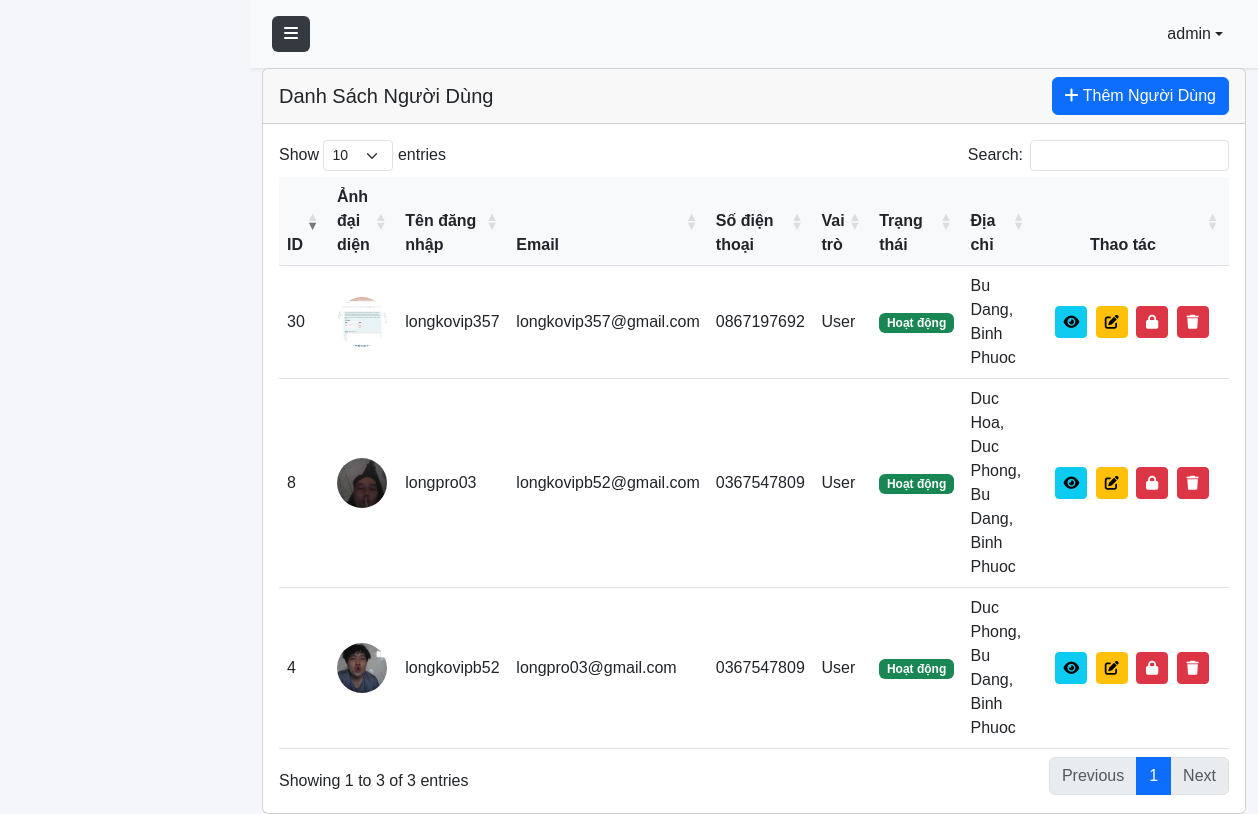
The page /admin/users.php (signed in) on the database as committed earlier.
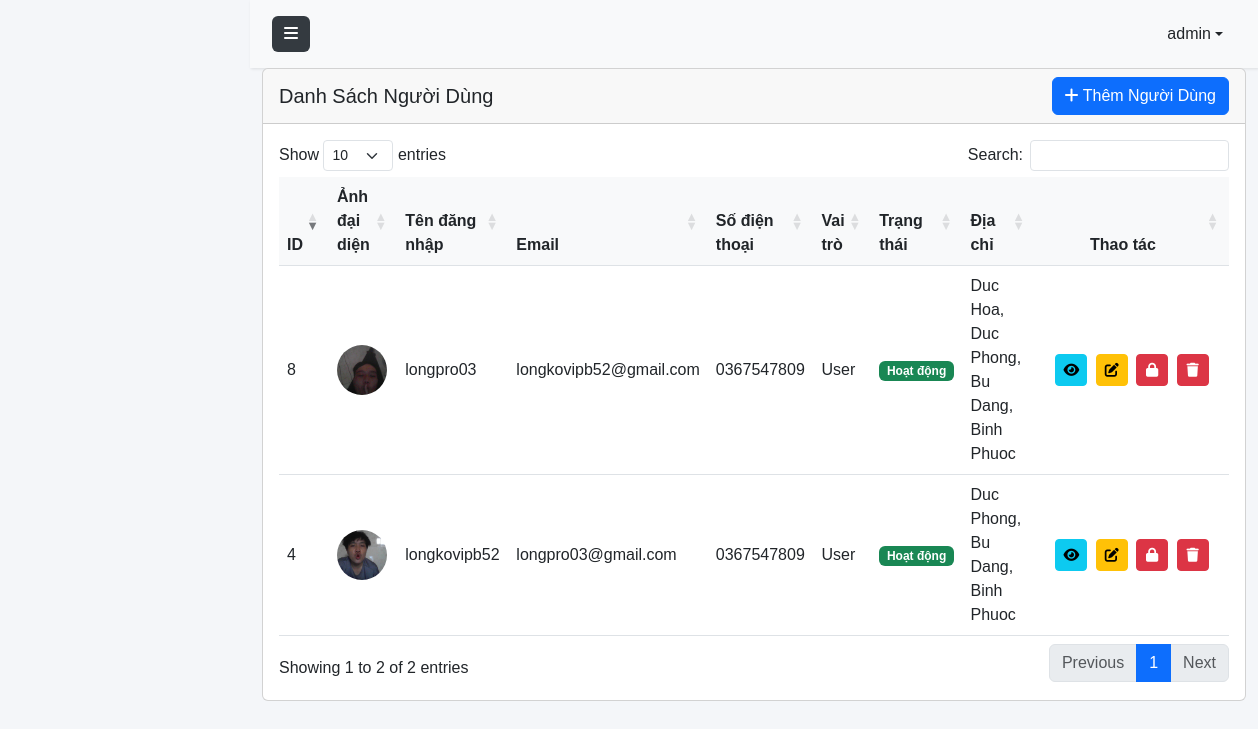
The same page on the database as committed later.
### tables this page shows
CREATE TABLE `account` (
  `account_id` int(11) NOT NULL,
  `username` varchar(50) NOT NULL,
  `password` text NOT NULL,
  `email` varchar(50) NOT NULL,
  `phone` varchar(50) NOT NULL,
  `id_role` int(11) NOT NULL,
  `address` varchar(200) DEFAULT NULL,
  `status` int(11) DEFAULT NULL,
  `login_attempts` int(11) DEFAULT 0,
  `locked_until` datetime DEFAULT NULL,
  `profile_image` varchar(255) DEFAULT NULL,
  `reputation_points` int(11) DEFAULT 100
);

### admin/users.php (the view, shortened to what this page needs)
<?php
$database = new Database();
$conn = $database->getConnection();
try {
    $stmt = $conn->query("SELECT * FROM account where id_role != 1 ORDER BY account_id DESC");
    $users = $stmt->fetchAll(PDO::FETCH_ASSOC);
} catch(PDOException $e) {
    $_SESSION['toast'] = [
        'message' => 'Lỗi khi lấy dữ liệu: ' . $e->getMessage(),
        'type' => 'error'
    ];
    $users = [];
}
?>
<!DOCTYPE html>
<html lang="vi">
<head>
    <link href="https://cdn.jsdelivr.net/npm/bootstrap@5.3.0/dist/css/bootstrap.min.css" rel="stylesheet">
    <link rel="stylesheet" href="https://cdnjs.cloudflare.com/ajax/libs/font-awesome/6.4.0/css/all.min.css">
    <link rel="stylesheet" href="https://cdn.datatables.net/1.13.7/css/dataTables.bootstrap5.min.css">
    <link rel="stylesheet" href="https://cdn.jsdelivr.net/npm/toastify-js/src/toastify.min.css">
    <link rel="stylesheet" href="../assets/css/admin.css">
    <link rel="stylesheet" href="../assets/css/toast.css">
</head>
<body>
    <div class="wrapper">
        <div id="content">
            <?php include 'includes/navbar.php'; ?>
            <div class="container-fluid">
                <div class="card">
                    <div class="card-header d-flex justify-content-between align-items-center">
                        <h5 class="card-title mb-0">Danh Sách Người Dùng</h5>
                        <button class="btn btn-primary" data-bs-toggle="modal" data-bs-target="#addUserModal">
                            <i class="fas fa-plus"></i> Thêm Người Dùng
                        </button>
                    </div>
                    <div class="card-body">
                        <div class="table-responsive">
                            <table class="table table-hover" id="usersTable">
                                <thead>
                                    <tr>
                                        <th>ID</th>
                                        <th>Ảnh đại diện</th>
                                        <th>Tên đăng nhập</th>
                                        <th>Email</th>
                                        <th>Số điện thoại</th>
                                        <th>Vai trò</th>
                                        <th>Trạng thái</th>
                                        <th>Địa chỉ</th>
                                        <th>Thao tác</th>
                                    </tr>
                                </thead>
                                <tbody>
                                    <?php if (!empty($users)): ?>
                                        <?php foreach ($users as $user): ?>
                                            <tr>
                                                <td><?php echo $user['account_id']; ?></td>
                                                <td>
                                                    <?php if ($user['profile_image']): ?>
                                                        <img src="../uploads/avatars/<?php echo $user['profile_image']; ?>"
                                                            class="rounded-circle"
                                                            alt="Avatar"
                                                            style="width: 50px; height: 50px; object-fit: cover;">
                                                    <?php endif; ?>
                                                </td>
                                                <td><?php echo htmlspecialchars($user['username']); ?></td>
                                                <td><?php echo htmlspecialchars($user['email']); ?></td>
                                                <td><?php echo htmlspecialchars($user['phone']); ?></td>
                                                <td>
                                                    <?php
                                                        echo ($user['id_role'] == 1) ? 'Admin' : 'User';
                                                    ?>
                                                </td>
                                                <td>
                                                    <?php if ($user['status'] == 1): ?>
                                                        <span class="badge bg-success">Hoạt động</span>
                                                    <?php else: ?>
                                                        <span class="badge bg-danger">Đã khóa</span>
                                                    <?php endif; ?>
                                                </td>
                                                <td><?php echo htmlspecialchars($user['address']); ?></td>
                                                <td>
                                                    <button class="btn btn-sm btn-info" onclick="viewUser(<?php echo $user['account_id']; ?>)">
                                                        <i class="fas fa-eye"></i>
                                                    </button>
                                                    <button class="btn btn-sm btn-warning" onclick="editUser(<?php echo $user['account_id']; ?>)">
                                                        <i class="fas fa-edit"></i>
                                                    </button>
                                                    <?php if ($user['status'] == 1): ?>
                                                        <button class="btn btn-sm btn-danger" onclick="toggleUserStatus(<?php echo $user['account_id']; ?>, 0)">
                                                            <i class="fas fa-lock"></i>
                                                        </button>
                                                    <?php else: ?>
                                                        <button class="btn btn-sm btn-success" onclick="toggleUserStatus(<?php echo $user['account_id']; ?>, 1)">
                                                            <i class="fas fa-lock-open"></i>
                                                        </button>
                                                    <?php endif; ?>
                                                    <button class="btn btn-sm btn-danger" onclick="deleteUser(<?php echo $user['account_id']; ?>)">
                                                        <i class="fas fa-trash"></i>
                                                    </button>
                                                </td>
                                            </tr>
                                        <?php endforeach; ?>
                                    <?php endif; ?>
                                </tbody>
                            </table>
                        </div>
                    </div>
                </div>
            </div>
        </div>
    </div>
</body>
</html>

### admin/includes/navbar.php (shortened to what this page needs)
<?php
$stmt = $conn->prepare("SELECT * FROM Account WHERE account_id = ?");
$stmt->execute([$_SESSION['user_id']]);
$admin = $stmt->fetch(PDO::FETCH_ASSOC);
?>
<nav class="navbar navbar-expand-lg navbar-light bg-light">
    <div class="container-fluid">
        <button type="button" id="sidebarCollapse" class="btn btn-primary">
            <i class="fas fa-bars"></i>
        </button>
        <div class="d-flex align-items-center">
            <div class="dropdown">
                <button class="btn dropdown-toggle d-flex align-items-center" type="button" id="dropdownMenuButton"
                        data-bs-toggle="dropdown" aria-expanded="false">
                    <span><?php echo htmlspecialchars($admin['username']); ?></span>
                </button>
            </div>
        </div>
    </div>
</nav>

### assets/css/admin.css (style rules this page uses)
:root { --primary-color: #E3B448; --sidebar-width: 250px; --header-height: 60px; --sidebar-bg: #2c3e50; --content-bg: #f4f6f9; }
body { font-family: 'Poppins', sans-serif; background: var(--content-bg); }
.wrapper { display: flex; width: 100%; align-items: stretch; }
#content { width: 100%; min-height: 100vh; transition: all 0.3s; margin-left: 250px; }
.navbar { padding: 15px 10px; background: #fff; border: none; border-radius: 0; box-shadow: 1px 1px 3px rgba(0, 0, 0, 0.1); }
#sidebarCollapse { background: #343a40; border: none; }
.table { margin: 0; }
.table th { font-weight: 600; background-color: #f8f9fa; }
.table td { vertical-align: middle; }

### admin/users.php (style rules this page uses)
td .btn { padding: 0.25rem 0.5rem; font-size: 0.875rem; margin: 0 2px; display: inline-flex; align-items: center; justify-content: center; width: 32px; height: 32px; }
td .btn i { font-size: 0.875rem; }
#usersTable th:last-child, #usersTable td:last-child { min-width: 160px; text-align: center; white-space: nowrap; }

Rows that differ between the two databases and show on the page:
removed account: account_id "30", profile_image (picture), username "longkovip357", email "longkovip357@gmail.com", phone "0867197692", shows "User", status "Hoạt động", address "Bu Dang, Binh Phuoc"
Other text that changed with them:
text written by a page script: "Show entries Search: Showing 1 to 3 of 3 entries Previous 1 Next" → "Show entries Search: Showing 1 to 2 of 2 entries Previous 1 Next"
